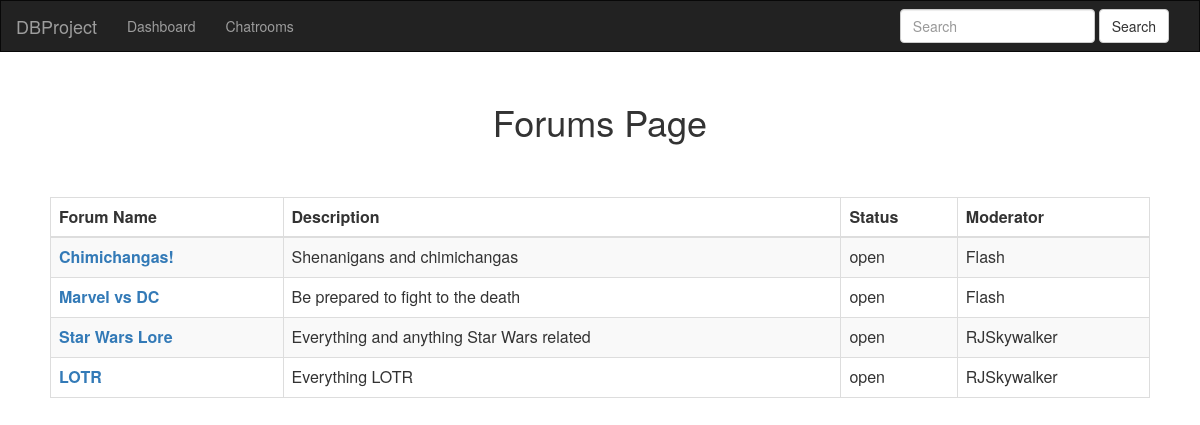
/forum.php, run on the app's committed database.
### tables this page shows
CREATE TABLE `Forum` (
  `ForumId` int(11) NOT NULL AUTO_INCREMENT,
  `ForumName` varchar(20) NOT NULL,
  `Status` enum('open','closed','request') NOT NULL DEFAULT 'request',
  `Description` text,
  `StartModerator` varchar(20) NOT NULL,
  `Picture` blob,
  PRIMARY KEY (`ForumId`),
  KEY `forum_status_idx` (`Status`),
  KEY `start_moderator_idx` (`StartModerator`),
  CONSTRAINT `start_moderator_fk` FOREIGN KEY (`StartModerator`) REFERENCES `User` (`Username`) ON DELETE NO ACTION ON UPDATE NO ACTION
);

### forum.php (the view, shortened to what this page needs)
<?php
include('header.php');
?>
<body>
    <div class="flex-container">
        <h1>Forums Page</h1>
        <div class="container">
        </div>
        <table class="table table-striped table-bordered table-hover">
            <thead>
                <tr>
                    <th>Forum Name</th>
                    <th>Description</th>
                    <th>Status</th>
                    <th>Moderator</th>
                </tr>
            </thead>
            <tbody>
              <?php
              $request = "request";
              $stmt = $db->prepare("SELECT ForumId, ForumName, Description, StartModerator, Status FROM Forum WHERE NOT Status=?");
              $stmt->bind_param("s", $request);
              $stmt->execute();
              $stmt->bind_result($id, $forumName, $description, $starter, $status);
              while ($stmt->fetch() == TRUE) {
                echo '<tr>
                <td><a href="thread.php?id='.$id.'"><strong>'.$forumName.'</strong></a></td>
                <td>'.$description.'</td>
                <td>'.$status.'</td>
                <td>'.$starter.'</td>';
                echo '</tr>';
              }
              ?>
            </tbody>
        </table>
    </div>
</body>

### stylesheet/styles.css (style rules this page uses)
html,body { height:100%; }
.flex-container { display: -webkit-flex; display: flex; -webkit-flex-flow: row wrap; flex-flow: row wrap; text-align: center; padding-left: 50px; padding-right: 50px; padding-top: 15px; padding-bottom: 15px; }
.flex-container > * { padding: 15px; -webkit-flex: 1 100%; flex: 1 100%; padding-left: 100px; padding-right: 100px; }

### data on the page
forum: ForumName "Chimichangas!", Description "Shenanigans and chimichangas", Status "open", StartModerator "Flash"
forum: ForumName "Marvel vs DC", Description "Be prepared to fight to the death", Status "open", StartModerator "Flash"
forum: ForumName "Star Wars Lore", Description "Everything and anything Star Wars related", Status "open", StartModerator "RJSkywalker"
forum: ForumName "LOTR", Description "Everything LOTR", Status "open", StartModerator "RJSkywalker"
